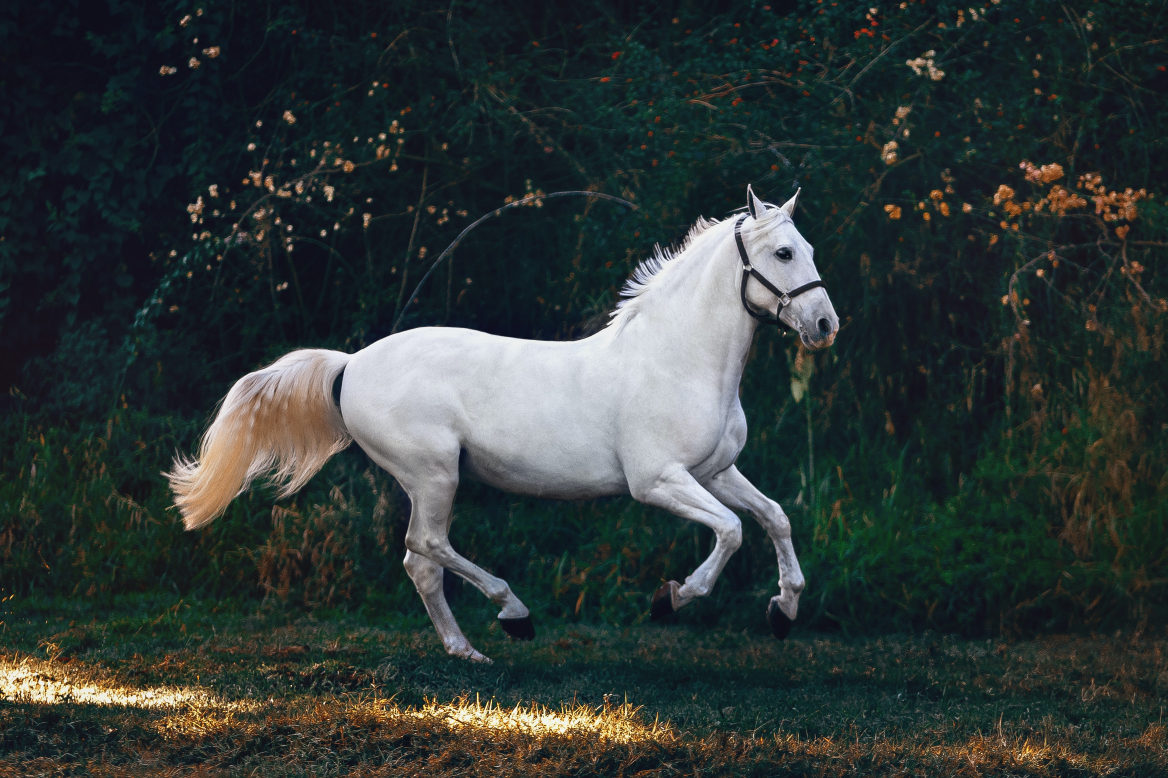
#> input picture horse.jpg, 3502 x 2334 px, given in place of the camera (shown at 1/3 size)
$ python sketched_webcam.py
#> lines starting #> are read from the running program, lines starting #| are printed output that depends on the picture; after the words box and inside, x2 and y2 are one past the last pixel; in counts of white or black regions, pixels touching at a corner belong together
import cv2

cap = cv2.VideoCapture(0)
cap.set(cv2.CAP_PROP_FRAME_WIDTH, 640)
cap.set(cv2.CAP_PROP_FRAME_HEIGHT, 480)

while True:
    _, frame = cap.read()
#> frame is the input picture: shape (2334, 3502, 3); mean B, G, R 55.3, 56.5, 48.2
    frame = cv2.resize(frame, (640, 480))
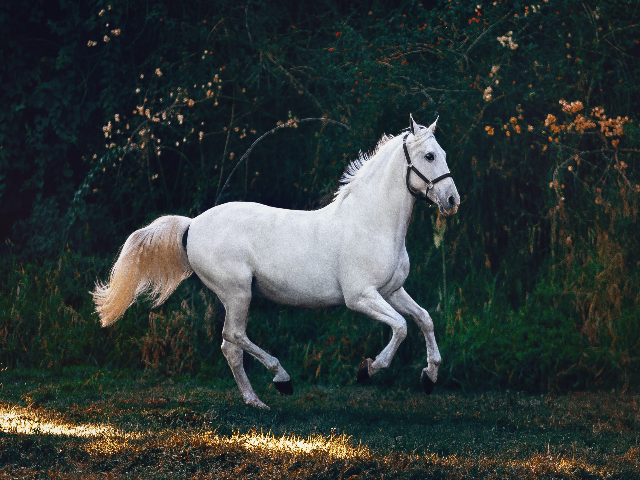
#> frame: shape (480, 640, 3); mean B, G, R 55.1, 56.3, 48.1
    frame = cv2.flip(frame, 1)
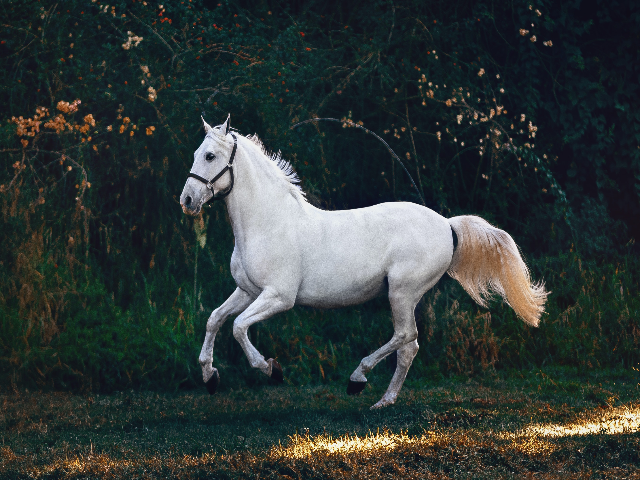
#> frame: shape (480, 640, 3); mean B, G, R 55.1, 56.3, 48.1
    grayScaled = cv2.cvtColor(frame, cv2.COLOR_BGR2GRAY)
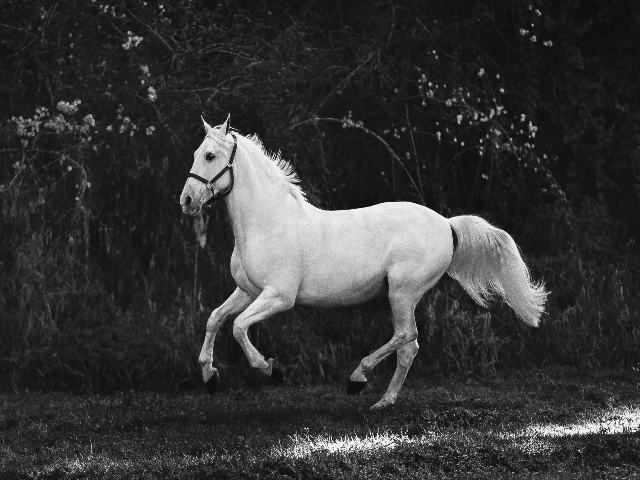
#> grayScaled: shape (480, 640); min 11, max 250, mean 53.7
    # src, dst, maxValue, adaptiveMethod, thresholdType, blockSize, C
    sketchedThreshold = cv2.adaptiveThreshold(grayScaled, 255, cv2.ADAPTIVE_THRESH_GAUSSIAN_C, cv2.THRESH_BINARY, 45, 10)
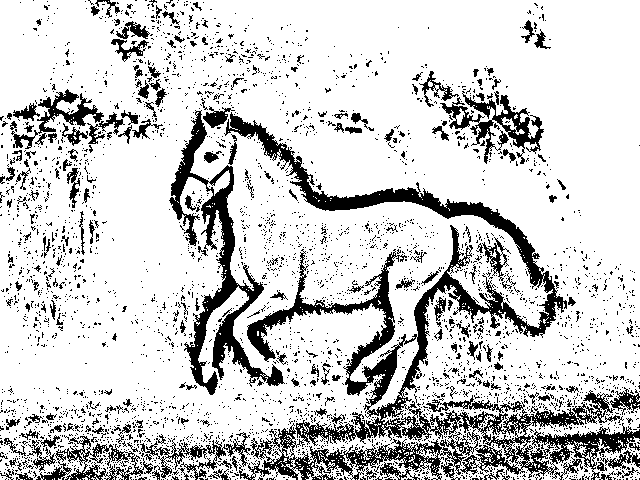
#> sketchedThreshold: shape (480, 640); 80.7% white; 3485 black regions (3271 under 20 px), largest, box (x1, y1, x2, y2) and area: (224, 112, 640, 480) 25463, (169, 110, 285, 395) 6541, (440, 91, 544, 164) 2158
    sketchedThreshold2 = cv2.adaptiveThreshold(grayScaled, 255, cv2.ADAPTIVE_THRESH_MEAN_C, cv2.THRESH_BINARY, 45, 10)
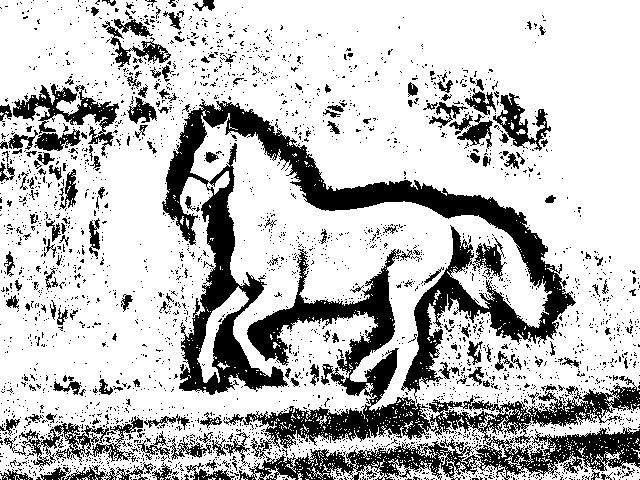
#> sketchedThreshold2: shape (480, 640); 75.3% white; 2927 black regions (2740 under 20 px), largest, box (x1, y1, x2, y2) and area: (162, 99, 576, 403) 25615, (239, 249, 640, 480) 23310, (13, 84, 119, 156) 2208
    cv2.imshow("Original", frame)
    cv2.imshow("Gaussian", sketchedThreshold)
    cv2.imshow("Mean", sketchedThreshold2)
    if cv2.waitKey(1) == ord('q'):
#> (key q is pressed here)
        break
